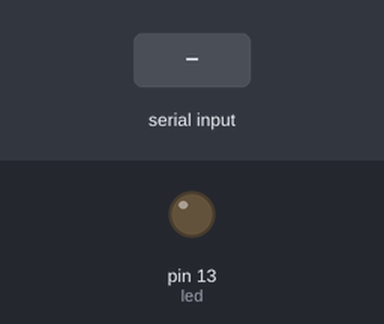
A sketch run on a simulated Arduino Uno, built with avr-gcc and run on an emulated ATmega328P. Parts: output pins drawn as LEDs (lit = HIGH). Dashed ring = blinking. The test bench sets the inputs (shaded band). What the sketch prints to the serial monitor is not drawn.

Above: at 2.2 s.
2.3 s: "p" received over Serial
At 2.35 s:
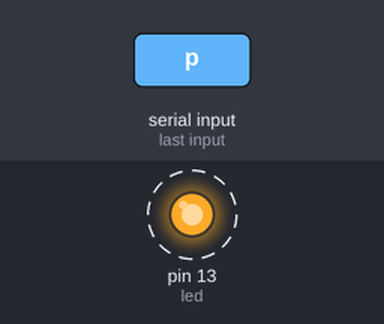
5.3 s: "l" received over Serial
At 5.49 s:
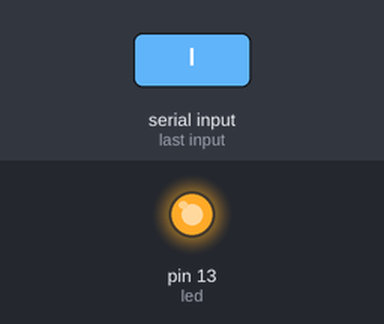
Timing chart, 0 to 8.3 s (numbered marks = the images above; inputs shaded):
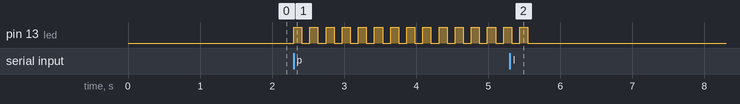

The sketch:

ConexaoJava.ino
```cpp
#define led 13

void LigaLed();
void DesligaLed();
void PiscaLed();

void setup() {
  Serial.begin(9600);
  while(!Serial);
  delay(1000);

  Serial.println("Conectado!!!");
  pinMode(led, OUTPUT);

}

char c;

void loop() {
  if(Serial.available() > 0){
    c = Serial.read();
    //LigaLed(c);

    switch(c){
      case 'l': LigaLed(c);
                break;
      case 'd': DesligaLed(c);
                break;
      case 'p': PiscaLed(c,c);
                break;

    }
  }

}

void LigaLed(char c){
    if(c == 'l'){
      digitalWrite(led, HIGH);
    }
}

void DesligaLed(char c){
  if(c == 'd'){
      digitalWrite(led, LOW);
    }
}

void PiscaLed(char c, int t){
  while(c == 'p'){
    if(Serial.available() > 0)
    c = Serial.read();
    digitalWrite(led, HIGH);
    delay(t);
    digitalWrite(led, LOW);
    delay(t);
  }
  if(c == 'd'){
    digitalWrite(led, LOW);
  }

}
```

Measured:
- after the input at 2.3 s, pin 13 (led): alternates HIGH for 0.11 s and LOW for 0.11 s, starting at once
- after the input at 5.3 s, pin 13 (led): goes on until 5.5 s, then stays LOW
